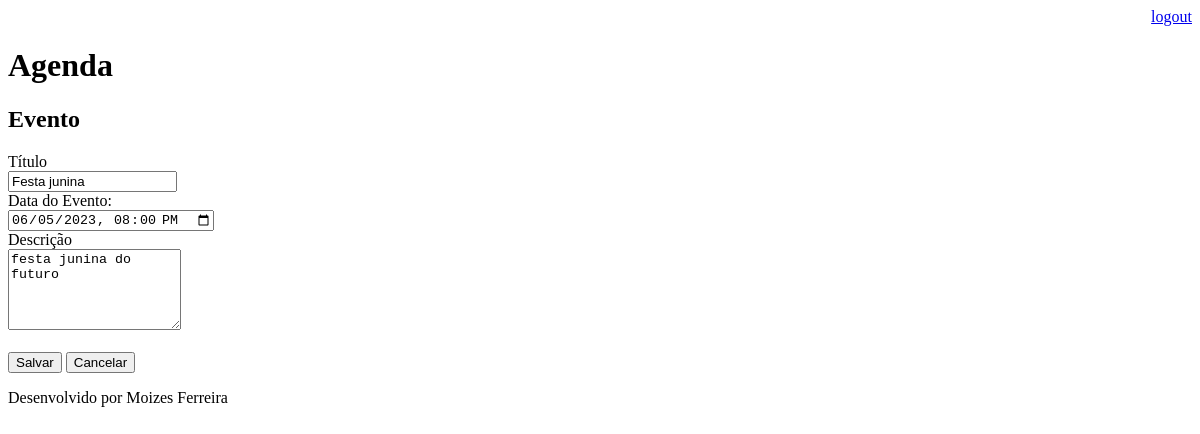
The app's page /agenda/evento/?id=4 (signed in), older data.
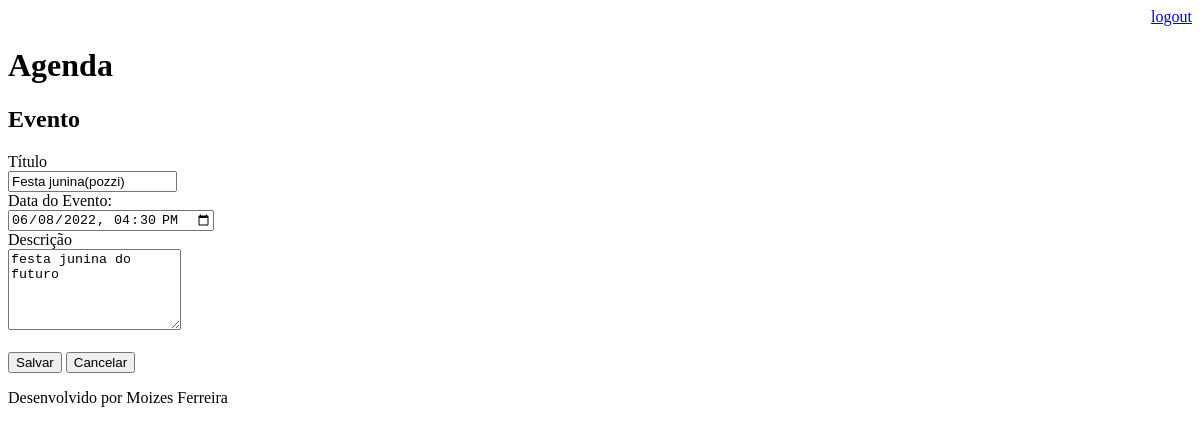
The same page, newer data.
### core/models.py (models this page shows, shortened)
class Evento(models.Model):
    titulo = models.CharField(max_length=100)
    descrição = models.TextField(blank=True, null=True)
    data_evento = models.DateTimeField(verbose_name='Data do Evento')
    data_criação = models.DateTimeField(auto_now=True)
    usuario = models.ForeignKey(User, on_delete=models.CASCADE)
    class Meta:
        db_table = 'evento'
    def get_data_input_evento(self):
        return self.data_evento.strftime('%Y-%m-%dT%H:%M')

### core/views.py (the view)
# urls.py: path('agenda/evento/', views.evento),
@login_required(login_url='/login/')
def evento(request):
    id_evento = request.GET.get('id')
    dados = {}
    if id_evento:
        dados['evento'] = Evento.objects.get(id=id_evento)
    return render(request, 'evento.html', dados)

### agenda/templates/evento.html (shortened to what this page needs)
{% extends "model-page.html" %}
{% block content %}
<h2>Evento</h2>
<form action="submit" method="POST"> {% csrf_token %}
    <label>Título</label>
    <br>
    <input type="text" name="titulo" size="18" value="{{ evento.titulo }}">
    <br>
    <label>Data do Evento:</label>
    <br>
    <input type="datetime-local" name="data_evento" value="{{ evento.get_data_input_evento }}">
    <br>
    <label>Descrição</label>
    <br>
    <textarea name="descrição" rows="5" cols="19" >{{ evento.descrição }}</textarea>
    <br><br>
    <button type="submit">Salvar</button>
    <a href="/">
       <button type="button">Cancelar</button>
    </a>
</form>
{% endblock %}

Row changes from the older to the newer data that the page shows:
changed Evento "festa junina do futuro": titulo "Festa junina" → "Festa junina(pozzi)"; data_evento "06/05/2023 20:00" → "06/08/2022 16:30"
